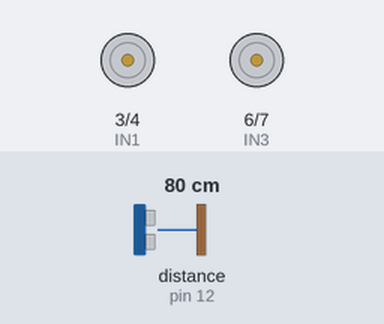
Simulated run of this sketch. Board: Arduino Uno, built with avr-gcc and run on an emulated ATmega328P. Parts: motor-driver pin pairs drawn as motors (green arrow = first pin HIGH = forward, orange = second pin HIGH = backward, longer = more drive, scaled by the enable pin). Wiring (inferred from the names in the program): ultrasonic range finder: trigger pin 11; echo pin 12. Inputs (shaded band) come from the test bench; at power-on: distance to the obstacle (sensor on pin 12) 80 cm. The echo pulse lasts 58.3 µs per cm.

Above: at 1.2 s.
1.3 s: distance to the obstacle (sensor on pin 12) set to 35 cm
2.8 s: distance to the obstacle (sensor on pin 12) set to 28 cm
At 4.1 s:
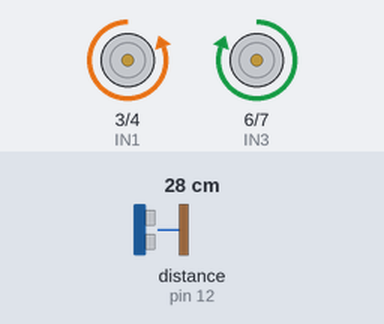
Timing chart, 0 to 5.8 s (numbered marks = the images above; inputs shaded):
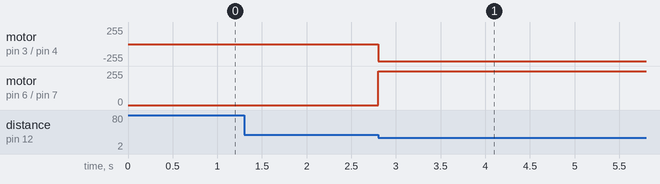

The sketch:

us_based_robot_example.ino
```cpp
int ENA=2; //Connect on Arduino, Pin 2
int IN1=3; //Connect on Arduino, Pin 3
int IN2=4; //Connect on Arduino, Pin 4
int ENB=5; //Connect on Arduino, Pin 5
int IN3=6; //Connect on Arduino, Pin 6
int IN4=7; //Connect on Arduino, Pin 7

//Set up the ultrasonic
#define echoPin 12 // Echo Pin
#define trigPin 11 // Trigger Pin

long duration, distance; // Duration used to calculate distance

void setup() {

 //Serial.begin (9600); //used serial monitor to see if ping was working
 pinMode(ENA,OUTPUT);
 pinMode(ENB,OUTPUT);
 pinMode(IN1,OUTPUT);
 pinMode(IN2,OUTPUT);
 pinMode(IN3,OUTPUT);
 pinMode(IN4,OUTPUT);

 digitalWrite(ENA,HIGH);// Activer moteur A
 digitalWrite(ENB,HIGH);// Activer moteur B

 pinMode(trigPin, OUTPUT);
 pinMode(echoPin, INPUT);

}
void loop(){
digitalWrite(trigPin, LOW);
 delayMicroseconds(2);
digitalWrite(trigPin, HIGH);
 delayMicroseconds(10);

 digitalWrite(trigPin, LOW);
 duration = pulseIn(echoPin, HIGH);

 //Calculate the distance (in cm) based on the speed of sound.
 distance = duration/58.2;

 if (distance <= 30){


 digitalWrite(IN1,LOW); //Forward
 digitalWrite(IN2,HIGH);
 digitalWrite(IN3,HIGH);
 digitalWrite(IN4,LOW);

 }

}
```

Measured:
- the behaviour switches between 32 and 31 cm on distance to the obstacle (sensor on pin 12) (found by bisection; images 0 and 1)
- after the input at 1.3 s, every drawn part: stays the same
- after the input at 2.8 s, motor on pin 3 (IN1) / pin 4 (IN2): stopped → backward 255/255 at once; motor on pin 6 (IN3) / pin 7 (IN4): stopped → forward 255/255 at once
